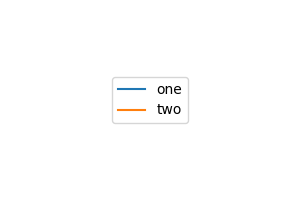

Source code (Python):
import pylab
fig = pylab.figure()
figlegend = pylab.figure(figsize=(3,2))
ax = fig.add_subplot(111)
lines = ax.plot(range(10), pylab.randn(10), range(10), pylab.randn(10))
figlegend.legend(lines, ('one', 'two'), 'center')
fig.show()
figlegend.show()
figlegend.savefig('legend.png')